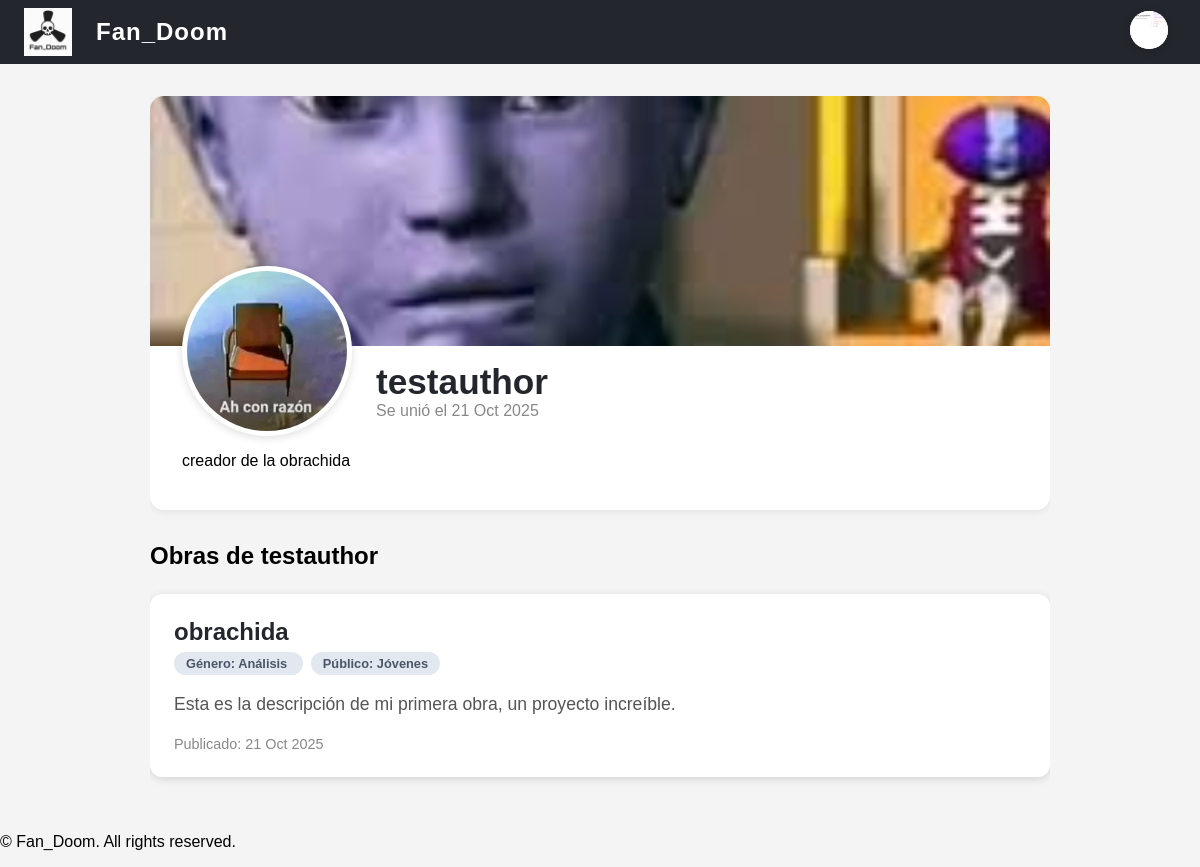
Page /author/testauthor/ (signed in) on the committed database.
### core/models.py (models this page shows, shortened)
class Profile(models.Model):
    user = models.OneToOneField(User, on_delete=models.CASCADE)
    bio = models.TextField(blank=True)
    profile_image = models.ImageField(upload_to='profile_pics/', default='profile_pics/default.svg')
    cover_image = models.ImageField(upload_to='cover_pics/', blank=True, null=True)

class Work(models.Model):
    author = models.ForeignKey(Author, on_delete=models.CASCADE, related_name='works')
    title = models.CharField(max_length=200)
    description = models.TextField()
    genre = models.CharField(max_length=100, blank=True, null=True)
    target_audience = models.CharField(max_length=100, blank=True, null=True)
    created_at = models.DateTimeField(auto_now_add=True)

### core/views.py (the view)
# urls.py: path('author/<str:username>/', views.author_profile, name='author_profile'),
@login_required
def author_profile(request, username):
    author_user = get_object_or_404(User, username=username)
    author = get_object_or_404(Author, user=author_user)
    profile, created = Profile.objects.get_or_create(user=author_user)
    author_works = Work.objects.filter(author=author).order_by('-created_at')
    context = {
        'profile_user': author_user,
        'author': author,
        'profile': profile,
        'works': author_works,
    }
    return render(request, 'core/author_profile.html', context)

### core/templates/core/author_profile.html (shortened to what this page needs)
{% extends 'core/base.html' %}
{% load static %}
{% block content %}
<div class="container" style="max-width:900px;margin:2rem auto;">
    <div id="profile-header" style="background:#fff;border-radius:14px;box-shadow:0 2px 8px #0001;margin-bottom:2rem;overflow:hidden;">
        <div id="cover-photo" style="background-color:#e2e8f0;height:250px;width:100%;background-size:cover;background-position:center;{% if profile.cover_image %}background-image: url('{{ profile.cover_image.url }}');{% endif %}">
        </div>
        <div id="profile-info" style="padding:0 2rem 1.5rem 2rem;position:relative;">
            <div style="display:flex;align-items:flex-end;gap:1.5rem;margin-top:-80px;">
                <img src="{{ profile.profile_image.url }}" alt="Foto de perfil" style="height:160px;width:160px;border-radius:50%;background:#fff;border:5px solid #fff;box-shadow:0 2px 8px #0002;object-fit:cover;">
                <div style="margin-bottom:1rem;">
                    <h1 style="margin:0;font-size:2.2rem;color:#23272d;">{{ profile_user.username }}</h1>
                    <span style="color:#888;">Se unió el {{ profile_user.date_joined|date:"d M Y" }}</span>
                </div>
            </div>
            <div style="margin-top:0.5rem;">
                <p>{{ profile.bio|default:"Este autor todavía no ha añadido una biografía." }}</p>
            </div>
        </div>
    </div>
    <div id="author-works">
        <h2 style="margin-bottom:1.5rem;">Obras de {{ profile_user.username }}</h2>
        <div id="work-list">
            {% for work in works %}
            <div class="work" style="background:#fff;padding:1.5rem;border-radius:12px;box-shadow:0 2px 8px #0002;margin-bottom:1.5rem; position: relative;">
                <h3 style="margin:0 0 0.5rem 0;font-size:1.5rem;font-weight:700;"><a href="#" style="color:#23272d;text-decoration:none;">{{ work.title }}</a></h3>
                <div style="margin-bottom: 1rem;">
                    <span style="background-color: #e2e8f0; color: #4a5568; padding: 0.25rem 0.75rem; border-radius: 9999px; font-size: 0.8rem; font-weight: 600;">
                        Género: {{ work.genre|default:"No especificado" }}
                    </span>
                    <span style="background-color: #e2e8f0; color: #4a5568; padding: 0.25rem 0.75rem; border-radius: 9999px; font-size: 0.8rem; font-weight: 600; margin-left: 0.5rem;">
                        Público: {{ work.target_audience|default:"No especificado" }}
                    </span>
                </div>
                <p style="font-size:1.1rem;color:#555;line-height:1.6;">{{ work.description|linebreaksbr }}</p>
                <span style="font-size:0.9rem;color:#888;">Publicado: {{ work.created_at|date:"d M Y" }}</span>
            </div>
            {% empty %}
                <p style="background:#fff;padding:2rem;border-radius:12px;text-align:center;color:#888;">Este autor todavía no ha añadido ninguna obra.</p>
            {% endfor %}
        </div>
    </div>
</div>
{% endblock %}

### core/templates/core/base.html (shortened to what this page needs)
<!DOCTYPE html>
<html lang="en">
   {% load static %}
<head>
    <link rel="stylesheet" href="{% static 'core/css/style.css' %}">
</head>
<body>
    <header style="background:#23272d;padding:0.5rem 0 0.5rem 0;display:flex;align-items:center;gap:1.5rem;justify-content:space-between;">
        <div style="display:flex;align-items:center;gap:1.5rem;">
            <a href="{% url 'home' %}" style="display:inline-block;margin-left:1.5rem;">
                <img src="{% static 'core/img/fan_doom_logo.jpeg' %}" alt="Fan_Doom Logo" style="height:48px;width:auto;vertical-align:middle;filter:grayscale(1);transition:filter 0.2s;cursor:pointer;" onmouseover="this.style.filter='none'" onmouseout="this.style.filter='grayscale(1)'" />
            </a>
            <span style="color:#fff;font-size:1.5rem;font-weight:700;letter-spacing:1px;">Fan_Doom</span>
        </div>
        <div style="position:relative;margin-right:2rem;">
            <button id="profile-btn" style="background:none;border:none;outline:none;cursor:pointer;padding:0;">
                <img src="{{ user.profile.profile_image.url }}" alt="Perfil" style="height:38px;width:38px;border-radius:50%;background:#fff;box-shadow:0 2px 8px #0002;object-fit:cover;" />
            </button>
        </div>
    </header>
    <main>
        {% block content %}
        {% endblock %}
    </main>
    <footer>
        <p>&copy; {{ current_year }} Fan_Doom. All rights reserved.</p>
    </footer>
</body>
</html>

### core/static/core/css/style.css (style rules this page uses)
body { font-family: Arial, sans-serif; margin: 0; padding: 0; background-color: #f4f4f4; }
header { background: #35424a; color: #ffffff; padding: 10px 0; text-align: center; }
h1 { margin: 0; }
.container { width: 80%; margin: auto; overflow: hidden; }

### rows in the picture
Profile: cover_image (picture), profile_image (picture), bio "creador de la obrachida"
Work: title "obrachida", genre "Análisis", target_audience "Jóvenes", description "Esta es la descripción de mi primera obra, un proyecto increíble.", created_at "21 Oct 2025"

### other values in the picture
{{ profile_user.username }} "testauthor"
{{ profile_user.date_joined|date:"d M Y" }} "21 Oct 2025"
